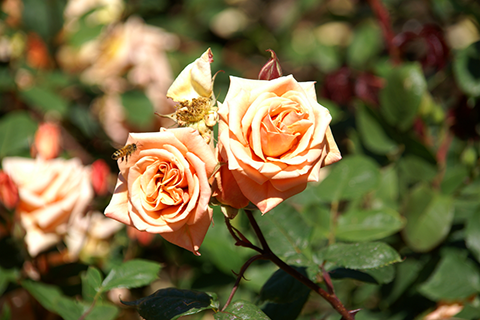
//> input picture opencv/data/rose.bmp, 480 x 320 px
$ ./filter2D   (built with g++ and OpenCV 4)
//> lines starting //> are read from the running program, lines starting //| are printed output that depends on the picture
#include "opencv2/opencv.hpp"
#include <iostream>

using namespace cv;
using namespace std;
String folder = "/home/pdy/KDTA.ROS2/opencv/data/";

int main()
{
    Mat src = imread(folder + "rose.bmp", IMREAD_GRAYSCALE);
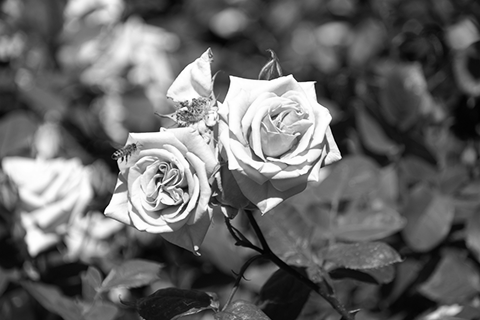
//> src: 320 rows x 480 cols, CV_8UC1; min 0, max 255, mean 102.7
    float data[] = {-1, -1, 0, -1, 0, 1, 0, 1, 1};
    Mat emboss(3, 3, CV_32F, data);
    Mat dst;

    filter2D(src, dst, -1, emboss, Point(-1, -1), 120);
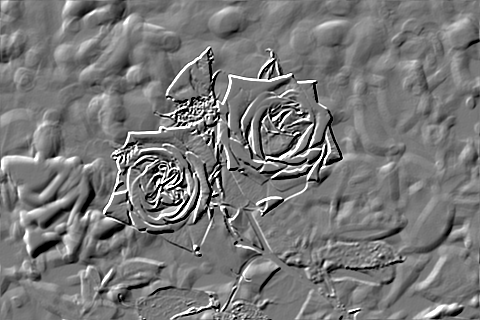
//> dst: 320 rows x 480 cols, CV_8UC1; min 0, max 255, mean 119.6

    imshow("src", src);
    imshow("dst", dst);


    waitKey(0);
    return 0;
}

$ run again, with opencv/data/card.bmp copied over opencv/data/rose.bmp
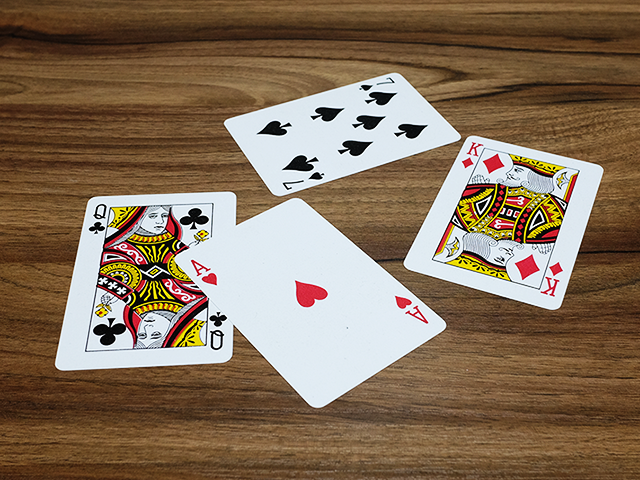
//> input picture opencv/data/card.bmp, 640 x 480 px
//> `Mat src = imread(folder + "rose.bmp", IMREAD_GRAYSCALE);`:
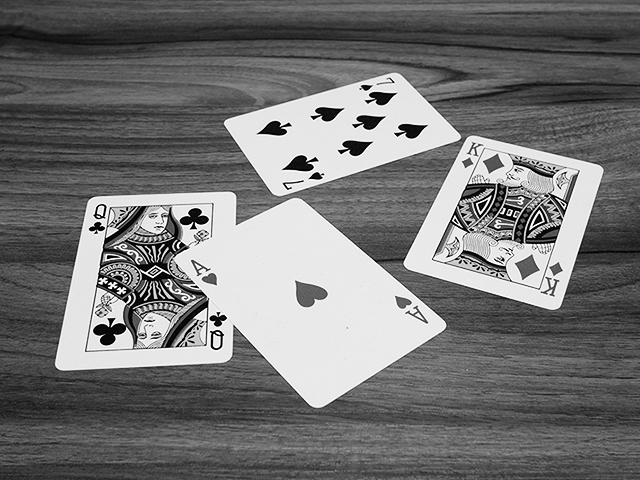
//> src: 480 rows x 640 cols, CV_8UC1; min 0, max 255, mean 116.2
//> `filter2D(src, dst, -1, emboss, Point(-1, -1), 120);`:
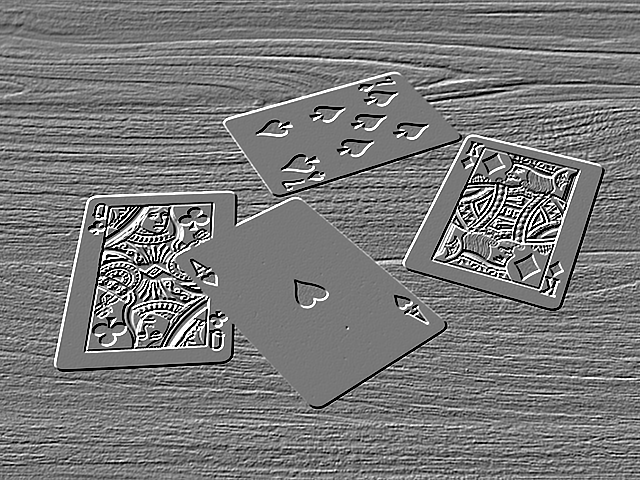
//> dst: 480 rows x 640 cols, CV_8UC1; min 0, max 255, mean 120.7

$ run again, with opencv/data/cat.bmp copied over opencv/data/rose.bmp
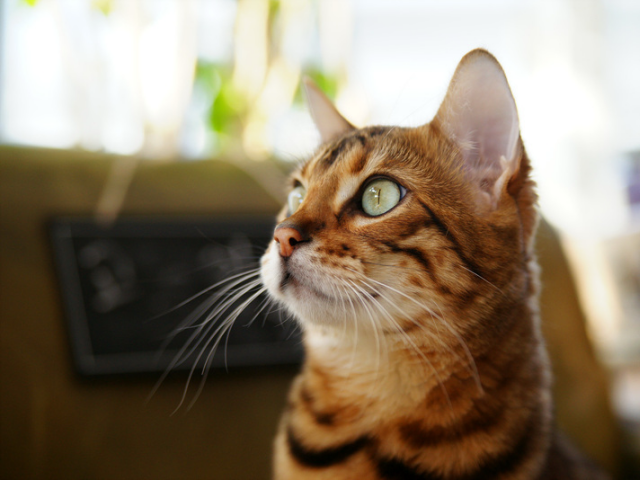
//> input picture opencv/data/cat.bmp, 640 x 480 px
//> `Mat src = imread(folder + "rose.bmp", IMREAD_GRAYSCALE);`:
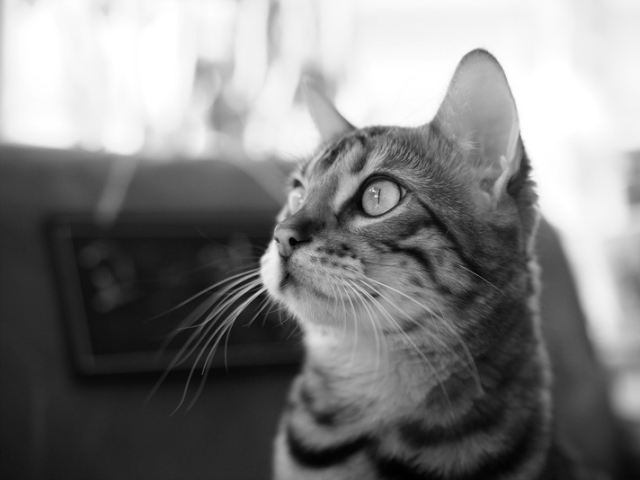
//> src: 480 rows x 640 cols, CV_8UC1; min 0, max 255, mean 127.8
//> `filter2D(src, dst, -1, emboss, Point(-1, -1), 120);`:
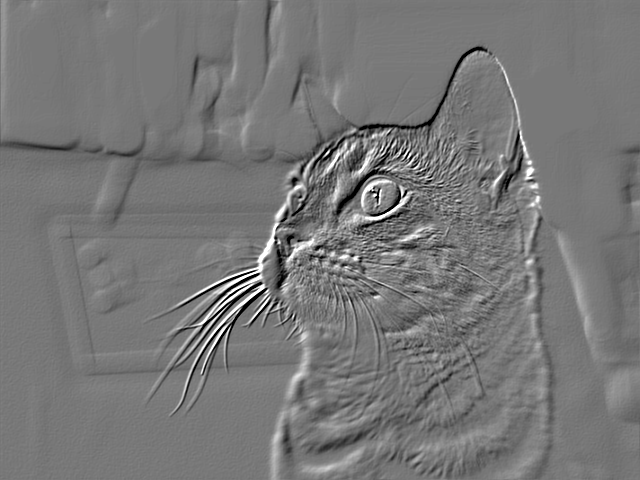
//> dst: 480 rows x 640 cols, CV_8UC1; min 0, max 255, mean 119
